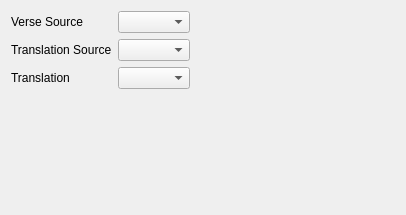
<?xml version="1.0" encoding="UTF-8"?>
<ui version="4.0">
 <class>bibleVerseGeneralConfig</class>
 <widget class="QWidget" name="bibleVerseGeneralConfig">
  <property name="geometry">
   <rect>
    <x>0</x>
    <y>0</y>
    <width>406</width>
    <height>215</height>
   </rect>
  </property>
  <property name="windowTitle">
   <string>Configure bibleVerse</string>
  </property>
  <property name="accessibleName">
   <string>Configure bibleVerse</string>
  </property>
  <layout class="QGridLayout" name="gridLayout">
   <item row="3" column="0">
    <layout class="QFormLayout" name="formLayout">
     <property name="fieldGrowthPolicy">
      <enum>QFormLayout::FieldsStayAtSizeHint</enum>
     </property>
     <item row="1" column="0">
      <widget class="QLabel" name="label_2">
       <property name="frameShape">
        <enum>QFrame::NoFrame</enum>
       </property>
       <property name="frameShadow">
        <enum>QFrame::Plain</enum>
       </property>
       <property name="text">
        <string>Verse Source</string>
       </property>
      </widget>
     </item>
     <item row="1" column="1">
      <widget class="QComboBox" name="comboBox_verseSource">
       <property name="sizePolicy">
        <sizepolicy hsizetype="Expanding" vsizetype="Fixed">
         <horstretch>0</horstretch>
         <verstretch>0</verstretch>
        </sizepolicy>
       </property>
      </widget>
     </item>
     <item row="2" column="0">
      <widget class="QLabel" name="label_3">
       <property name="text">
        <string>Translation Source</string>
       </property>
      </widget>
     </item>
     <item row="2" column="1">
      <widget class="QComboBox" name="comboBox_translationSource">
       <property name="sizePolicy">
        <sizepolicy hsizetype="Expanding" vsizetype="Fixed">
         <horstretch>0</horstretch>
         <verstretch>0</verstretch>
        </sizepolicy>
       </property>
      </widget>
     </item>
     <item row="3" column="0">
      <widget class="QLabel" name="label">
       <property name="text">
        <string>Translation</string>
       </property>
      </widget>
     </item>
     <item row="3" column="1">
      <widget class="QComboBox" name="comboBox_translation">
       <property name="sizePolicy">
        <sizepolicy hsizetype="Expanding" vsizetype="Fixed">
         <horstretch>0</horstretch>
         <verstretch>0</verstretch>
        </sizepolicy>
       </property>
      </widget>
     </item>
    </layout>
   </item>
  </layout>
 </widget>
 <resources/>
 <connections/>
</ui>
